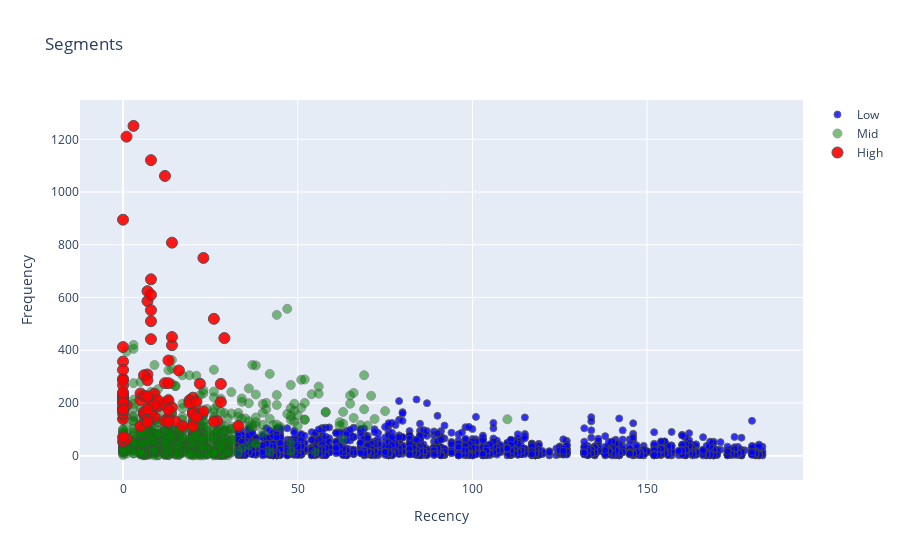

The notebook cell saved with this chart:
### Code cell
tx_graph = tx_user.query("Revenue < 50000 and Frequency < 2000")

plot_data = [
    go.Scatter(
        x=tx_graph.query("Segment == 'Low-Value'")['Recency'],
        y=tx_graph.query("Segment == 'Low-Value'")['Frequency'],
        mode='markers',
        name='Low',
        marker= dict(size= 7,
            line= dict(width=1),
            color= 'blue',
            opacity= 0.8
           )
    ),
        go.Scatter(
        x=tx_graph.query("Segment == 'Mid-Value'")['Recency'],
        y=tx_graph.query("Segment == 'Mid-Value'")['Frequency'],
        mode='markers',
        name='Mid',
        marker= dict(size= 9,
            line= dict(width=1),
            color= 'green',
            opacity= 0.5
           )
    ),
        go.Scatter(
        x=tx_graph.query("Segment == 'High-Value'")['Recency'],
        y=tx_graph.query("Segment == 'High-Value'")['Frequency'],
        mode='markers',
        name='High',
        marker= dict(size= 11,
            line= dict(width=1),
            color= 'red',
            opacity= 0.9
           )
    ),
]

plot_layout = go.Layout(
        yaxis= {'title': "Frequency"},
        xaxis= {'title': "Recency"},
        title='Segments'
    )
fig = go.Figure(data=plot_data, layout=plot_layout)
pyoff.iplot(fig)

### Figure 1 — Plotly figure (JSON) as saved in the notebook; plotly's stock layout.template omitted (floating-point values rounded to 4 significant figures; data arrays with more than 128 entries replaced by an {"elided": "..."} marker saying what was removed)
{"data": [{"marker": {"color": "blue", "line": {"width": 1}, "opacity": 0.8, "size": 7}, "mode": "markers", "name": "Low", "type": "scatter", "x": {"elided": "1605 int values"}, "y": {"elided": "1605 int values"}}, {"marker": {"color": "green", "line": {"width": 1}, "opacity": 0.5, "size": 9}, "mode": "markers", "name": "Mid", "type": "scatter", "x": {"elided": "865 int values"}, "y": {"elided": "865 int values"}}, {"marker": {"color": "red", "line": {"width": 1}, "opacity": 0.9, "size": 11}, "mode": "markers", "name": "High", "type": "scatter", "x": [26, 8, 7, 9, 17, 27, 6, 8, 0, 10, 22, 5, 20, 1, 0, 0, 0, 0, 13, 20, 26, 0, 22, 0, 28, 29, 0, 6, 5, 16, 0, 19, 12, 6, 13, 12, 12, 13, 9, 13, 15, 23, 7, 0, 7, 6, 5, 0, 20, 10, 7, 8, 20, 6, 0, 0, 8, 0, 14, 0, 19, 0, 13, 9, 14, 21, 13, 7, 20, 0, 0, 0, 3, 8, 7, 8, 8, 14, 1, 7, 8, 0, 1, 0, 33, 0, 0, 7, 7, 14, 21, 28, 12, 0, 23], "y": [519, 510, 146, 147, 113, 131, 158, 192, 176, 187, 273, 211, 112, 191, 412, 139, 225, 291, 144, 220, 129, 234, 159, 222, 272, 446, 183, 158, 112, 323, 200, 209, 190, 166, 361, 131, 275, 209, 235, 275, 130, 168, 138, 218, 308, 305, 236, 206, 162, 210, 286, 166, 167, 226, 160, 357, 442, 176, 183, 172, 199, 200, 129, 191, 419, 205, 174, 225, 157, 267, 286, 175, 1251, 669, 586, 552, 1121, 808, 1210, 624, 610, 53, 64, 70, 113, 240, 325, 176, 127, 450, 145, 203, 1061, 895, 750]}], "layout": {"title": {"text": "Segments"}, "xaxis": {"title": {"text": "Recency"}}, "yaxis": {"title": {"text": "Frequency"}}}}
